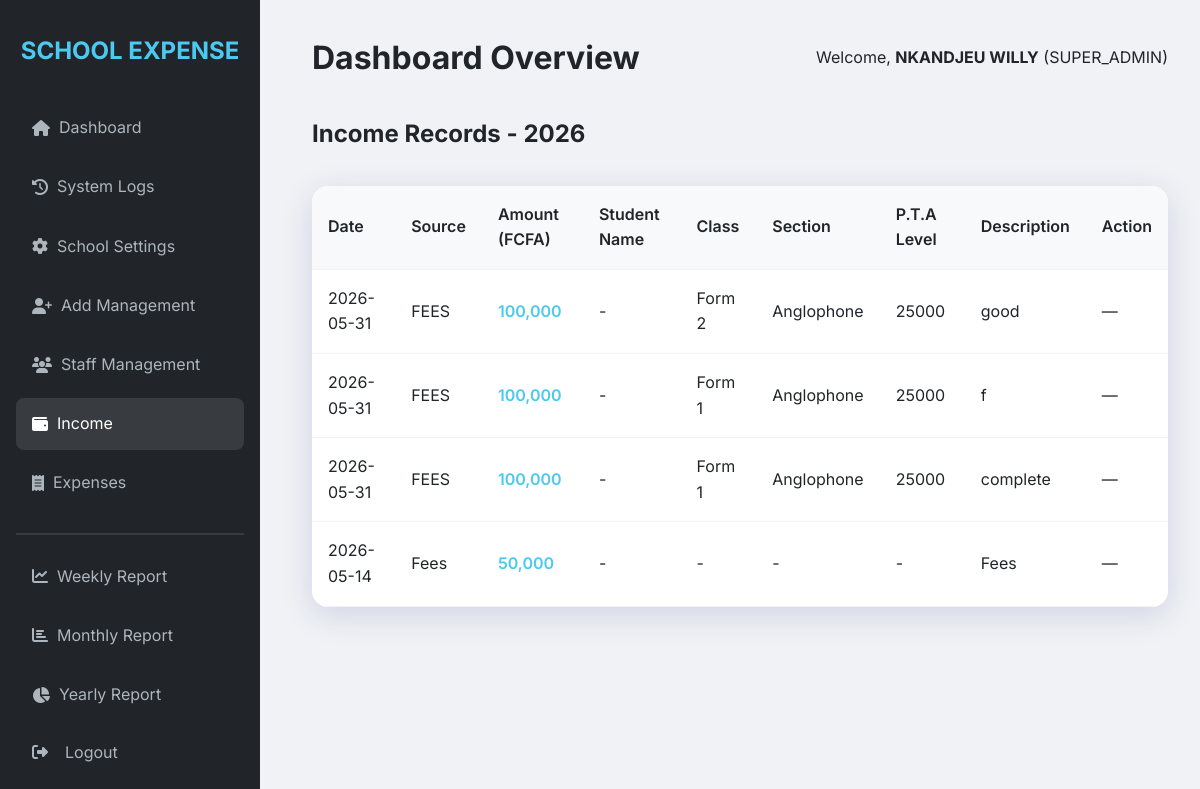
Page /income/view (signed in) on the committed database.
### models.py (models this page shows, shortened)
class User(UserMixin, db.Model):
    id = db.Column(db.Integer, primary_key=True)
    username = db.Column(db.String(64), unique=True, nullable=False)
    email = db.Column(db.String(120), unique=True, nullable=False)
    password_hash = db.Column(db.String(512), nullable=False)  # Increased to 512 for scrypt hash
    role = db.Column(db.String(20), nullable=False)  # SUPER_ADMIN, PRINCIPAL, BURSER, ACCOUNTANT, SECRETARY

class Income(db.Model):
    id = db.Column(db.Integer, primary_key=True)
    amount = db.Column(db.Float, nullable=False)
    source = db.Column(db.String(100), nullable=False)
    student_name = db.Column(db.String(100))
    student_session = db.Column(db.String(100))  # Anglophone or Francophone
    student_class = db.Column(db.String(100))
    section = db.Column(db.String(100))
    pta_level = db.Column(db.String(100))
    description = db.Column(db.Text)
    date = db.Column(db.DateTime, default=datetime.utcnow)
    added_by = db.Column(db.Integer, db.ForeignKey('user.id'))

### routes.py (the view)
    @app.route('/income/view')
    @login_required
    def view_income():
        role = (current_user.role or '').upper()
        if role not in ['SUPER_ADMIN', 'PRINCIPAL', 'BURSER', 'ACCOUNTANT']:
            flash('Access Denied', 'danger')
            return redirect(url_for('dashboard'))
        try:
            current_year = datetime.utcnow().year
            incomes = Income.query.order_by(Income.date.desc()).all()
            return render_template('income/view_income.html', incomes=incomes, year=current_year)
        except Exception as e:
            flash(f'Error loading income records: {str(e)}', 'danger')
            return redirect(url_for('dashboard'))

### app.py (called while the page is built)
def create_app():
    app = Flask(__name__)
    app.config.from_object(Config)
    app.secret_key = app.config.get('SECRET_KEY')
    if app.config.get('ENV') == 'production' and app.secret_key in (None, '', 'change_this_dev_secret'):
        raise RuntimeError('SECRET_KEY must be set in environment for production deployment')
    CSRFProtect(app)
    db.init_app(app)
    login_manager = LoginManager()
    login_manager.login_view = 'login'
    login_manager.init_app(app)
    @login_manager.user_loader
    def load_user(user_id):
        return User.query.get(int(user_id))
    with app.app_context():
        db.create_all()
        fix_username_column(app)
        ensure_schema_columns(app)
        ensure_default_staff(app)
        ensure_default_school_settings(app)
        ensure_admin_user(app)
    register_routes(app)
    return app

### templates/income/view_income.html (shortened to what this page needs)
{% extends "base.html" %}
{% block content %}
<div style="display: flex; justify-content: space-between; align-items: center; margin-bottom: 2rem;">
    <h2>Income Records{% if year %} - {{ year }}{% endif %}</h2>
</div>
<div class="table-container">
    <table>
        <thead>
            <tr>
                <th>Date</th>
                <th>Source</th>
                <th>Amount (FCFA)</th>
                <th>Student Name</th>
                <th>Class</th>
                <th>Section</th>
                <th>P.T.A Level</th>
                <th>Description</th>
                <th>Action</th>
            </tr>
        </thead>
        <tbody>
            {% for income in incomes %}
            <tr>
                <td>{{ income.date.strftime('%Y-%m-%d') }}</td>
                <td>{{ income.source }}</td>
                <td style="color: var(--success); font-weight: 600;">{{ "{:,.0f}".format(income.amount) }}</td>
                <td>{{ income.student_name or '-' }}</td>
                <td>{{ income.student_class or '-' }}</td>
                <td>{{ income.section or '-' }}</td>
                <td>{{ income.pta_level or '-' }}</td>
                <td>{{ income.description }}</td>
                <td>
                    {% if current_user.role|upper == 'BURSER' %}
                    <a href="{{ url_for('edit_income', income_id=income.id) }}" class="btn btn-secondary" style="padding: 0.35rem 0.7rem; font-size: 0.8rem;"><i class="fas fa-edit"></i> Edit</a>
                    {% else %}
                    —
                    {% endif %}
                </td>
            </tr>
            {% else %}
            <tr>
                <td colspan="9" style="text-align: center; padding: 2rem; color: var(--gray);">No income records found.</td>
            </tr>
            {% endfor %}
        </tbody>
    </table>
</div>
{% endblock %}

### templates/base.html (shortened to what this page needs)
<!DOCTYPE html>
<html lang="en">
<head>
    <link rel="stylesheet" href="{{ url_for('static', filename='css/style.css') }}">
    <link rel="stylesheet" href="https://cdnjs.cloudflare.com/ajax/libs/font-awesome/6.4.0/css/all.min.css">
</head>
<body>
    {% if current_user.is_authenticated %}
    <div class="app-container">
        <aside class="sidebar">
            <h2>SCHOOL EXPENSE</h2>
            <nav>
                <ul class="nav-links">
                    <li><a href="{{ url_for('dashboard') }}" class="{{ 'active' if request.endpoint == 'dashboard' }}"><i class="fas fa-home"></i> &nbsp; Dashboard</a></li>
                    {% if current_user.role == 'SUPER_ADMIN' %}
                    <li><a href="{{ url_for('view_system_logs') }}" class="{{ 'active' if request.endpoint == 'view_system_logs' }}"><i class="fas fa-history"></i> &nbsp; System Logs</a></li>
                    <li><a href="{{ url_for('school_settings') }}" class="{{ 'active' if request.endpoint == 'school_settings' }}"><i class="fas fa-cog"></i> &nbsp; School Settings</a></li>
                    <li><a href="{{ url_for('add_user') }}" class="{{ 'active' if request.endpoint == 'add_user' }}"><i class="fas fa-user-plus"></i> &nbsp; Add Management</a></li>
                    {% endif %}
                    {% if current_user.role|upper in ['SUPER_ADMIN', 'PRINCIPAL', 'SECRETARY'] %}
                    <li><a href="{{ url_for('view_staff') }}" class="{{ 'active' if 'staff' in request.endpoint }}"><i class="fas fa-users"></i> &nbsp; Staff Management</a></li>
                    {% endif %}
                    <li><a href="{{ url_for('view_income') }}" class="{{ 'active' if 'income' in request.endpoint }}"><i class="fas fa-wallet"></i> &nbsp; Income</a></li>
                    <li><a href="{{ url_for('view_expenses') }}" class="{{ 'active' if 'expenses' in request.endpoint }}"><i class="fas fa-receipt"></i> &nbsp; Expenses</a></li>
                    <hr style="margin: 1rem 0; border: 0.5px solid rgba(255,255,255,0.1)">
                    <li><a href="{{ url_for('view_report', type='weekly') }}"><i class="fas fa-chart-line"></i> &nbsp; Weekly Report</a></li>
                    <li><a href="{{ url_for('view_report', type='monthly') }}"><i class="fas fa-chart-bar"></i> &nbsp; Monthly Report</a></li>
                    <li><a href="{{ url_for('view_report', type='yearly') }}"><i class="fas fa-chart-pie"></i> &nbsp; Yearly Report</a></li>
                    <li style="margin-top: auto;">
                        <form method="post" action="{{ url_for('logout') }}" style="margin: 0; width: 100%;">
                            <button type="submit" class="logout-btn">
                                <i class="fas fa-sign-out-alt"></i> &nbsp; Logout
                            </button>
                        </form>
                    </li>
                </ul>
            </nav>
        </aside>
        <main class="main-content">
            <header style="margin-bottom: 2rem; display: flex; justify-content: space-between; align-items: center;">
                <h1>{{ title if title else 'Dashboard Overview' }}</h1>
                <div class="user-info">
                    <span>Welcome, <strong>{{ current_user.username }}</strong> ({{ current_user.role }})</span>
                </div>
            </header>
            {% block content %}{% endblock %}
        </main>
    </div>
    {% else %}
        {% block login_content %}{% endblock %}
    {% endif %}
</body>
</html>

### static/css/style.css (style rules this page uses)
:root { --primary: #4361ee; --secondary: #3f37c9; --accent: #4895ef; --success: #4cc9f0; --warning: #f72585; --danger: #e63946; --dark: #212529; --light: #f8f9fa; --gray: #6c757d; --glass: rgba(255, 255, 255, 0.9); --shadow: 0 8px 32px 0 rgba(31, 38, 135, 0.15); }
* { margin: 0; padding: 0; box-sizing: border-box; font-family: 'Inter', -apple-system, BlinkMacSystemFont, "Segoe UI", Roboto, sans-serif; }
body { background: #f0f2f5; color: var(--dark); line-height: 1.6; overflow-x: auto; width: 100%; }
.app-container { display: flex; min-height: 100vh; width: 100%; }
.sidebar { width: 260px; background: var(--dark); color: white; padding: 2rem 1rem; position: fixed; height: 100vh; transition: all 0.3s ease; }
.sidebar h2 { font-size: 1.5rem; margin-bottom: 2rem; text-align: center; color: var(--success); font-weight: 700; }
.nav-links { list-style: none; display: flex; flex-direction: column; height: calc(100vh - 120px); }
.nav-links li { margin-bottom: 0.5rem; }
.nav-links a { color: #adb5bd; text-decoration: none; padding: 0.8rem 1rem; display: flex; align-items: center; border-radius: 8px; transition: 0.3s; }
.nav-links a:hover, .nav-links a.active { background: rgba(255, 255, 255, 0.1); color: white; }
.nav-links button { color: #adb5bd; padding: 0.8rem 1rem; display: flex; align-items: center; border-radius: 8px; transition: 0.3s; width: 100%; background: none; border: none; font-size: 1rem; cursor: pointer; font-family: inherit; }
.logout-btn { color: #adb5bd; padding: 0.8rem 1rem; display: flex; align-items: center; gap: 0.5rem; border-radius: 8px; transition: 0.3s; width: 100%; background: none; border: none; font-size: 1rem; cursor: pointer; font-family: inherit; }
.main-content { flex: 1; margin-left: 280px; padding: 2rem; min-width: 0; width: calc(100% - 280px); }
.table-container { background: white; border-radius: 16px; overflow: hidden; box-shadow: var(--shadow); margin-top: 1.5rem; }
table { width: 100%; border-collapse: collapse; }
th, td { padding: 1rem; text-align: left; border-bottom: 1px solid #f1f3f5; }
th { background: #f8f9fa; font-weight: 600; }

### rows in the picture
User: username "NKANDJEU WILLY", role "SUPER_ADMIN"
Income: date "2026-05-31", source "FEES", amount "100,000", student_name "-", student_class "Form 2", section "Anglophone", pta_level "25000", description "good"
Income: date "2026-05-31", source "FEES", amount "100,000", student_name "-", student_class "Form 1", section "Anglophone", pta_level "25000", description "f"
Income: date "2026-05-31", source "FEES", amount "100,000", student_name "-", student_class "Form 1", section "Anglophone", pta_level "25000", description "complete"
Income: date "2026-05-14", source "Fees", amount "50,000", student_name "-", student_class "-", section "-", pta_level "-", description "Fees"

### other values in the picture
{{ title if title else 'Dashboard Overview' }} "Dashboard Overview"
